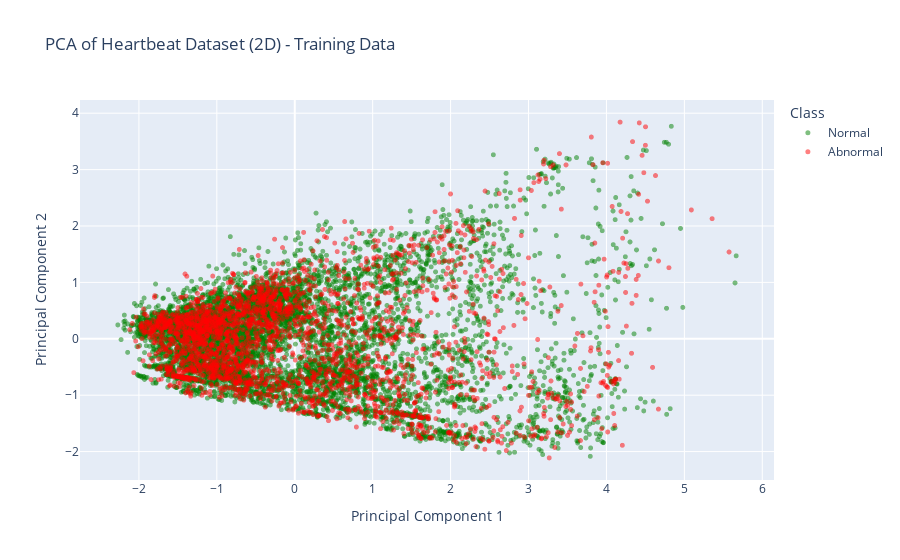
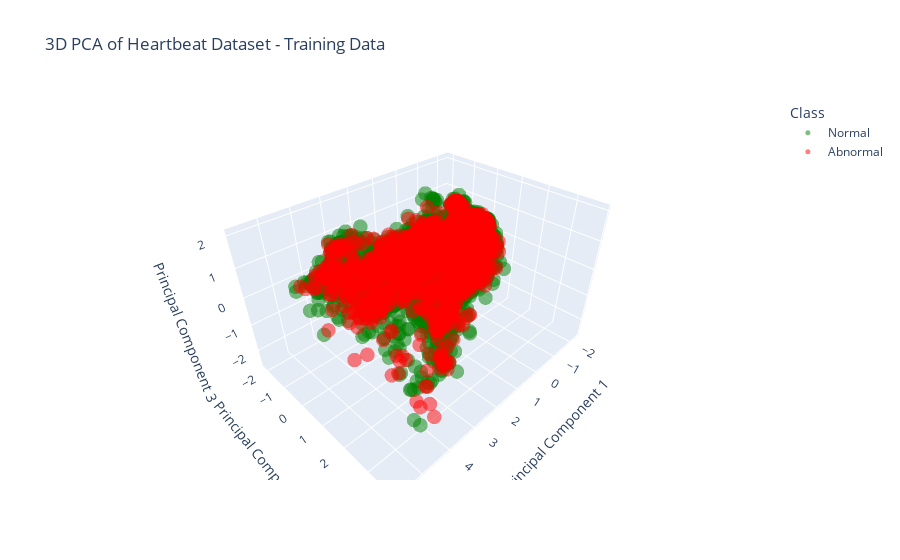
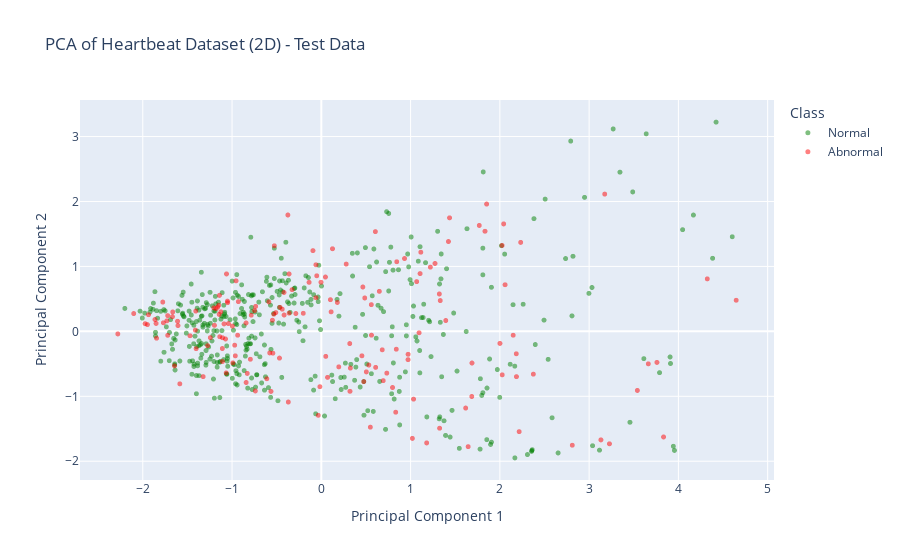
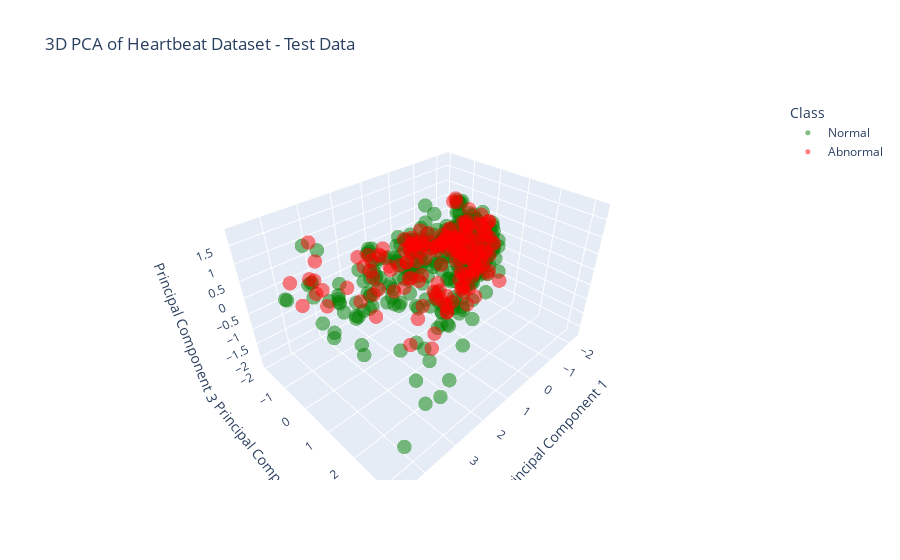

The notebook cell these images were saved under, in order:
### Markdown cell above
# PCA Functions for training Dataset

### Code cell
# Define the function to apply PCA
def apply_pca_to_dataset(df, n_components=2):
    X = df.drop('target', axis=1)
    pca = PCA(n_components=n_components)
    components = pca.fit_transform(X)
    df_pca = pd.DataFrame(data=components, columns=[f'Principal Component {i+1}' for i in range(n_components)])
    df_pca['target'] = df['target']
    return df_pca, pca

# Define the function to plot PCA results (2D)
def plot_pca_results(df_pca, title='PCA of Dataset'):
    # Define custom colors and labels for each category
    color_mapping = {0: 'red', 1: 'green'}
    label_mapping = {0: 'Abnormal', 1: 'Normal'}
    
    # Map the target to the corresponding colors and labels
    df_pca['color'] = df_pca['target'].map(color_mapping)
    df_pca['label'] = df_pca['target'].map(label_mapping)

    # Create a scatter plot for the PCA results
    fig = px.scatter(df_pca, x='Principal Component 1', y='Principal Component 2', color='label',
                     color_discrete_map={'Normal': 'green', 'Abnormal': 'red'},
                     title=title, labels={'label': 'Class'}, opacity=0.5)
    fig.update_traces(marker=dict(size=5))
    fig.show()

# Define the function to create a Scree plot
def create_scree_plot(pca, title='Scree Plot'):
    explained_var_ratio = pca.explained_variance_ratio_
    components = np.arange(len(explained_var_ratio)) + 1

    plt.figure(figsize=(8, 5))
    plt.plot(components, explained_var_ratio, 'o-', linewidth=2, color='blue')
    plt.title(title)
    plt.xlabel('Principal Component')
    plt.ylabel('Variance Explained (%)')
    plt.xticks(components)
    plt.show()

# Apply PCA to the training dataset for 10 components to create the Scree plot
df_pca_train, pca_train = apply_pca_to_dataset(ptbdb_train, n_components=10)
create_scree_plot(pca_train, title='Scree Plot for Training Data')

# Apply PCA to the training dataset for 2 components and plot the 2D PCA results
df_pca_train, pca_train = apply_pca_to_dataset(ptbdb_train, n_components=2)
plot_pca_results(df_pca_train, title='PCA of Heartbeat Dataset (2D) - Training Data')

# Apply PCA to the training dataset for 3 components and plot the 3D PCA results
df_pca_train, pca_train = apply_pca_to_dataset(ptbdb_train, n_components=3)
df_pca_train['color'] = df_pca_train['target'].map({0: 'red', 1: 'green'})
df_pca_train['label'] = df_pca_train['target'].map({0: 'Abnormal', 1: 'Normal'})

fig = px.scatter_3d(df_pca_train, x='Principal Component 1', y='Principal Component 2', z='Principal Component 3',
                    color='label',
                    color_discrete_map={'Normal': 'green', 'Abnormal': 'red'},
                    title='3D PCA of Heartbeat Dataset - Training Data',
                    labels={'label': 'Class'}, opacity=0.5)
fig.update_traces(marker=dict(size=5))
fig.show()

# Apply PCA to the test dataset for 10 components to create the Scree plot
df_pca_test, pca_test = apply_pca_to_dataset(ptbdb_test, n_components=10)
create_scree_plot(pca_test, title='Scree Plot for Test Data')

# Apply PCA to the test dataset for 2 components and plot the 2D PCA results
df_pca_test, pca_test = apply_pca_to_dataset(ptbdb_test, n_components=2)
plot_pca_results(df_pca_test, title='PCA of Heartbeat Dataset (2D) - Test Data')

# Apply PCA to the test dataset for 3 components and plot the 3D PCA results
df_pca_test, pca_test = apply_pca_to_dataset(ptbdb_test, n_components=3)
df_pca_test['color'] = df_pca_test['target'].map({0: 'red', 1: 'green'})
df_pca_test['label'] = df_pca_test['target'].map({0: 'Abnormal', 1: 'Normal'})

fig = px.scatter_3d(df_pca_test, x='Principal Component 1', y='Principal Component 2', z='Principal Component 3',
                    color='label',
                    color_discrete_map={'Normal': 'green', 'Abnormal': 'red'},
                    title='3D PCA of Heartbeat Dataset - Test Data',
                    labels={'label': 'Class'}, opacity=0.5)
fig.update_traces(marker=dict(size=5))
fig.show()

### Figure 1 — Plotly figure (JSON) as saved in the notebook; plotly's stock layout.template omitted (floating-point values rounded to 4 significant figures; data arrays with more than 128 entries replaced by an {"elided": "..."} marker saying what was removed)
{"data": [{"hovertemplate": "Class=Normal<br>Principal Component 1=%{x}<br>Principal Component 2=%{y}<extra></extra>", "legendgroup": "Normal", "marker": {"color": "green", "opacity": 0.5, "size": 5, "symbol": "circle"}, "mode": "markers", "name": "Normal", "showlegend": true, "type": "scattergl", "x": {"elided": "6672 float values"}, "xaxis": "x", "y": {"elided": "6672 float values"}, "yaxis": "y"}, {"hovertemplate": "Class=Abnormal<br>Principal Component 1=%{x}<br>Principal Component 2=%{y}<extra></extra>", "legendgroup": "Abnormal", "marker": {"color": "red", "opacity": 0.5, "size": 5, "symbol": "circle"}, "mode": "markers", "name": "Abnormal", "showlegend": true, "type": "scattergl", "x": {"elided": "2587 float values"}, "xaxis": "x", "y": {"elided": "2587 float values"}, "yaxis": "y"}], "layout": {"legend": {"title": {"text": "Class"}, "tracegroupgap": 0}, "title": {"text": "PCA of Heartbeat Dataset (2D) - Training Data"}, "xaxis": {"anchor": "y", "domain": [0, 1], "title": {"text": "Principal Component 1"}}, "yaxis": {"anchor": "x", "domain": [0, 1], "title": {"text": "Principal Component 2"}}}}

### Figure 2 — Plotly figure (JSON) as saved in the notebook; plotly's stock layout.template omitted (floating-point values rounded to 4 significant figures; data arrays with more than 128 entries replaced by an {"elided": "..."} marker saying what was removed)
{"data": [{"hovertemplate": "Class=Normal<br>Principal Component 1=%{x}<br>Principal Component 2=%{y}<br>Principal Component 3=%{z}<extra></extra>", "legendgroup": "Normal", "marker": {"color": "green", "opacity": 0.5, "size": 5, "symbol": "circle"}, "mode": "markers", "name": "Normal", "scene": "scene", "showlegend": true, "type": "scatter3d", "x": {"elided": "6672 float values"}, "y": {"elided": "6672 float values"}, "z": {"elided": "6672 float values"}}, {"hovertemplate": "Class=Abnormal<br>Principal Component 1=%{x}<br>Principal Component 2=%{y}<br>Principal Component 3=%{z}<extra></extra>", "legendgroup": "Abnormal", "marker": {"color": "red", "opacity": 0.5, "size": 5, "symbol": "circle"}, "mode": "markers", "name": "Abnormal", "scene": "scene", "showlegend": true, "type": "scatter3d", "x": {"elided": "2587 float values"}, "y": {"elided": "2587 float values"}, "z": {"elided": "2587 float values"}}], "layout": {"legend": {"title": {"text": "Class"}, "tracegroupgap": 0}, "scene": {"domain": {"x": [0, 1], "y": [0, 1]}, "xaxis": {"title": {"text": "Principal Component 1"}}, "yaxis": {"title": {"text": "Principal Component 2"}}, "zaxis": {"title": {"text": "Principal Component 3"}}}, "title": {"text": "3D PCA of Heartbeat Dataset - Training Data"}}}

### Figure 3 — Plotly figure (JSON) as saved in the notebook; plotly's stock layout.template omitted (floating-point values rounded to 4 significant figures; data arrays with more than 128 entries replaced by an {"elided": "..."} marker saying what was removed)
{"data": [{"hovertemplate": "Class=Normal<br>Principal Component 1=%{x}<br>Principal Component 2=%{y}<extra></extra>", "legendgroup": "Normal", "marker": {"color": "green", "opacity": 0.5, "size": 5, "symbol": "circle"}, "mode": "markers", "name": "Normal", "showlegend": true, "type": "scattergl", "x": {"elided": "426 float values"}, "xaxis": "x", "y": {"elided": "426 float values"}, "yaxis": "y"}, {"hovertemplate": "Class=Abnormal<br>Principal Component 1=%{x}<br>Principal Component 2=%{y}<extra></extra>", "legendgroup": "Abnormal", "marker": {"color": "red", "opacity": 0.5, "size": 5, "symbol": "circle"}, "mode": "markers", "name": "Abnormal", "showlegend": true, "type": "scattergl", "x": {"elided": "166 float values"}, "xaxis": "x", "y": {"elided": "166 float values"}, "yaxis": "y"}], "layout": {"legend": {"title": {"text": "Class"}, "tracegroupgap": 0}, "title": {"text": "PCA of Heartbeat Dataset (2D) - Test Data"}, "xaxis": {"anchor": "y", "domain": [0, 1], "title": {"text": "Principal Component 1"}}, "yaxis": {"anchor": "x", "domain": [0, 1], "title": {"text": "Principal Component 2"}}}}

### Figure 4 — Plotly figure (JSON) as saved in the notebook; plotly's stock layout.template omitted (floating-point values rounded to 4 significant figures; data arrays with more than 128 entries replaced by an {"elided": "..."} marker saying what was removed)
{"data": [{"hovertemplate": "Class=Normal<br>Principal Component 1=%{x}<br>Principal Component 2=%{y}<br>Principal Component 3=%{z}<extra></extra>", "legendgroup": "Normal", "marker": {"color": "green", "opacity": 0.5, "size": 5, "symbol": "circle"}, "mode": "markers", "name": "Normal", "scene": "scene", "showlegend": true, "type": "scatter3d", "x": {"elided": "426 float values"}, "y": {"elided": "426 float values"}, "z": {"elided": "426 float values"}}, {"hovertemplate": "Class=Abnormal<br>Principal Component 1=%{x}<br>Principal Component 2=%{y}<br>Principal Component 3=%{z}<extra></extra>", "legendgroup": "Abnormal", "marker": {"color": "red", "opacity": 0.5, "size": 5, "symbol": "circle"}, "mode": "markers", "name": "Abnormal", "scene": "scene", "showlegend": true, "type": "scatter3d", "x": {"elided": "166 float values"}, "y": {"elided": "166 float values"}, "z": {"elided": "166 float values"}}], "layout": {"legend": {"title": {"text": "Class"}, "tracegroupgap": 0}, "scene": {"domain": {"x": [0, 1], "y": [0, 1]}, "xaxis": {"title": {"text": "Principal Component 1"}}, "yaxis": {"title": {"text": "Principal Component 2"}}, "zaxis": {"title": {"text": "Principal Component 3"}}}, "title": {"text": "3D PCA of Heartbeat Dataset - Test Data"}}}
